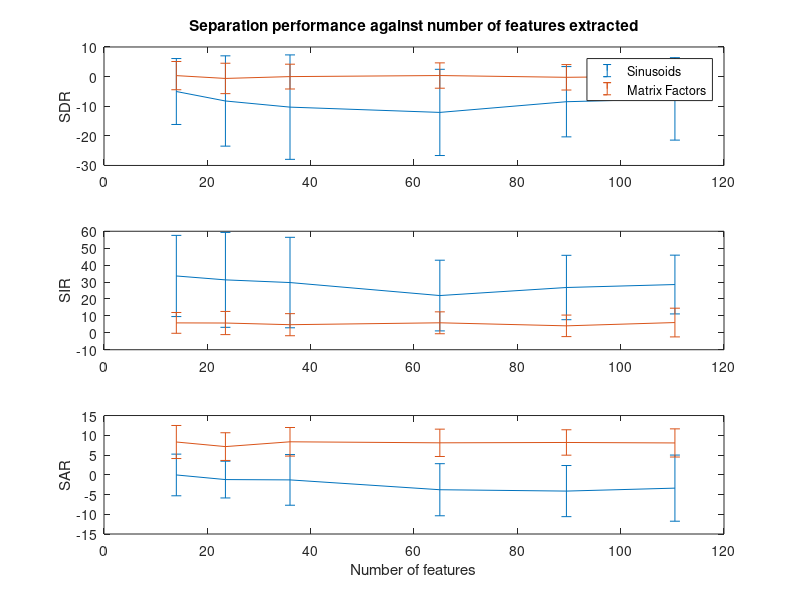

Source code (MATLAB):
featureCounts = [28, 47, 72, 130, 179, 221];
featureCounts = featureCounts ./ 2;
sinSDR = [-5.03388, -8.23324, -10.3056, -12.0895, -8.48039, -7.52456];
sinSDREr = [11.1301, 15.2445, 17.63, 14.5556, 11.8642, 13.917];
sinSIR = [33.577, 31.2791, 29.6929, 22.0113, 26.7663, 28.5192];
sinSIREr = [23.9871, 28.0367, 26.7259, 20.885, 19.0216, 17.3623];
sinSAR = [-0.0484372, -1.21733, -1.29858, -3.78852, -4.13248, -3.38612];
sinSAREr = [5.27561, 4.65396, 6.41558, 6.59486, 6.47318, 8.37485];

matSDR = [0.33252, -0.618318, 0.00160657, 0.357906, -0.23749, 0.13676];
matSDREr = [4.76763, 5.13074, 4.18638, 4.27786, 4.29291, 4.5345];
matSIR = [5.85867, 5.7812, 4.79253, 5.91472, 4.11621, 6.06095];
matSIREr = [6.14115, 6.84277, 6.52145, 6.46788, 6.35826, 8.48208];
matSAR = [8.29515, 7.13291, 8.34871, 8.08928, 8.17739, 8.05827];
matSAREr = [4.1844, 3.50765, 3.6195, 3.46184, 3.21701, 3.56521];

figure
subplot(3, 1, 1)
errorbar(featureCounts, sinSDR, sinSDREr)
%plot(featureCounts, sinSDR)
hold on
errorbar(featureCounts, matSDR, matSDREr)
%plot(featureCounts, matSDR)
ylabel('SDR')
legend('Sinusoids', 'Matrix Factors')
title('Separation performance against number of features extracted')

subplot(3, 1, 2)
errorbar(featureCounts, sinSIR, sinSIREr)
%plot(featureCounts, sinSIR)
hold on
errorbar(featureCounts, matSIR, matSIREr)
%plot(featureCounts, matSIR)
ylabel('SIR')

subplot(3, 1, 3)
errorbar(featureCounts, sinSAR, sinSAREr)
%plot(featureCounts, sinSAR)
hold on
errorbar(featureCounts, matSAR, matSAREr)
%plot(featureCounts, matSAR)
xlabel('Number of features')
ylabel('SAR')